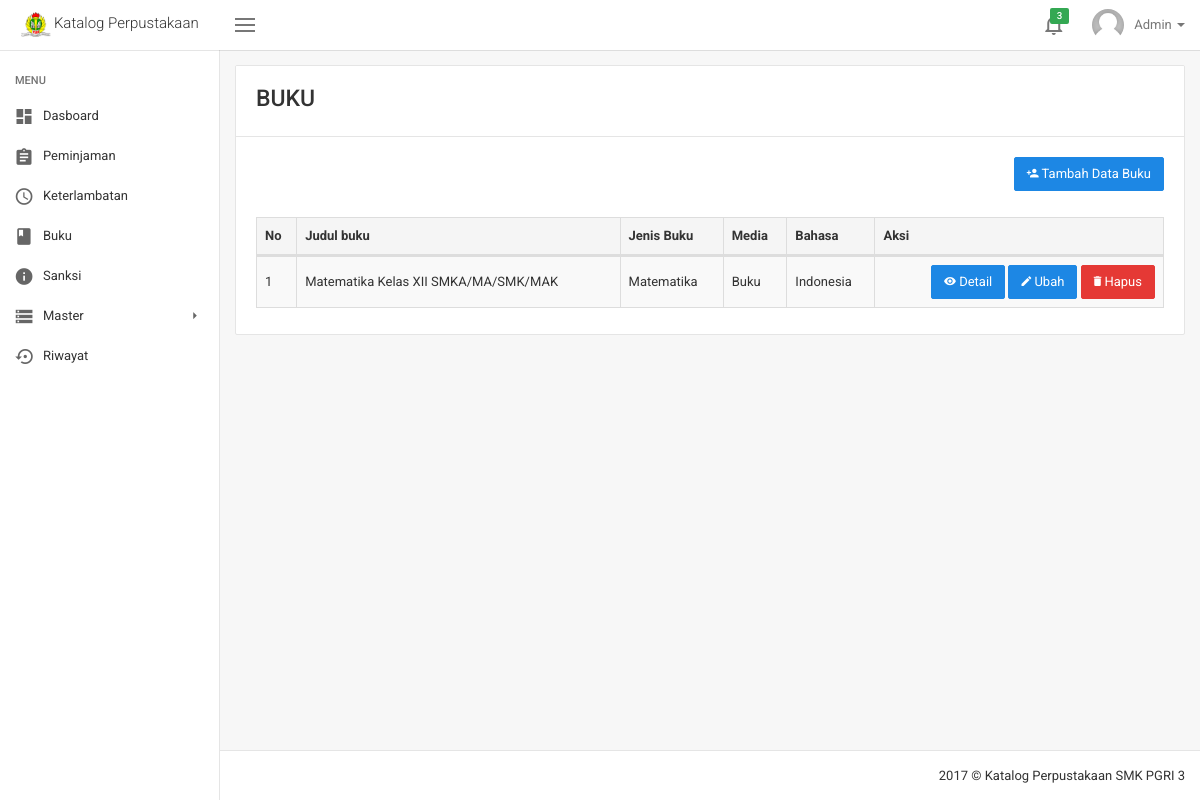
/buku.php (signed in), run on the app's committed database.
### tables this page shows
CREATE TABLE `varifikasi` (
  `id_varifikasi` int(12) NOT NULL,
  `id_user` int(12) NOT NULL,
  `username_user` varchar(225) NOT NULL,
  `email_user` varchar(225) NOT NULL,
  `password_user` varchar(225) NOT NULL,
  `role_user` enum('Admin','Pegawai','User') NOT NULL
);

CREATE TABLE `user` (
  `id_user` int(12) NOT NULL,
  `no_induk` varchar(225) NOT NULL,
  `nama` varchar(225) NOT NULL,
  `foto_user` varchar(225) NOT NULL,
  `jabatan` varchar(225) NOT NULL,
  `kelas` varchar(225) NOT NULL,
  `no_hp` varchar(15) NOT NULL,
  `alamat` text NOT NULL,
  `tgl_entri` date NOT NULL,
  `varifikasi` enum('Sudah','Belum') NOT NULL
);

CREATE TABLE `buku` (
  `id_buku` int(12) NOT NULL,
  `judul_buku` varchar(225) NOT NULL,
  `jenis_media` varchar(225) NOT NULL,
  `id_jenis_buku` int(12) NOT NULL,
  `jenis_koleksi` varchar(225) NOT NULL,
  `kota_terbit` varchar(225) NOT NULL,
  `penerbit` varchar(225) NOT NULL,
  `tahun_terbit` date NOT NULL,
  `biografi` text NOT NULL,
  `bahasa` varchar(225) NOT NULL
);

CREATE TABLE `jenis_buku` (
  `id_jenis_buku` int(12) NOT NULL,
  `no_dewery` int(12) NOT NULL,
  `subyek` varchar(250) NOT NULL,
  `deskripsi_jenis_buku` text
);

### buku.php (the view, shortened to what this page needs)
<!DOCTYPE html>
<html lang="en">
  <?php include('script/head_script.php') ?>
  <body class="layout layout-header-fixed layout-left-sidebar-fixed">
    <?php include('menu/header.php') ?>
    <div class="site-main">
      <?php include('menu/sidebar.php') ?>
      <div class="site-content">
        <div class="panel panel-default panel-table">
          <div class="panel-heading">
            <h3 class="m-t-0 m-b-5">BUKU</h3>
          </div>
          <div class="panel-body">
            <div align="right">
              <a href="tambah_siswa.php">
                <button type="button" class="btn btn-primary">
                  <i class="zmdi zmdi-account-add"></i> Tambah Data Buku
                </button>
              </a>
            </div>
            <br>
            <div class="table-responsive">
<?php
  $query_buku = "SELECT a.id_buku, a.judul_buku, a.id_jenis_buku, b.subyek, a.jenis_media,
                  a.bahasa FROM buku AS a INNER JOIN jenis_buku AS b WHERE a.id_jenis_buku = b.id_jenis_buku" ;
  $result_buku = mysqli_query($con, $query_buku);
?>
              <table class="table table-striped table-bordered dataTable" id="dataTable">
                <thead>
                  <tr>
                    <th>No</th>
                    <th>Judul buku</th>
                    <th>Jenis Buku</th>
                    <th>Media</th>
                    <th>Bahasa</th>
                    <th>Aksi</th>
                  </tr>
                </thead>
                <tbody>
<?php
  $no_buku = 1;
  while($data_buku = mysqli_fetch_assoc($result_buku)){
                  echo '<tr>
                    <td>'.$no_buku.'</td>
                    <td>'.$data_buku['judul_buku'].'</td>
                    <td>'.$data_buku['subyek'].'</td>
                    <td>'.$data_buku['jenis_media'].'</td>
                    <td>'.$data_buku['bahasa'].'</td>
                    <td align="right">
                      <a href="detail_buku.php">
                        <button type="button" class="btn btn-primary">
                          <i class="zmdi zmdi-eye"></i> Detail
                        </button>
                      </a>
                      <a href="ubah_buku.php">
                        <button type="button" class="btn btn-primary">
                          <i class="zmdi zmdi-edit"></i> Ubah
                        </button>
                      </a>
                      <a href="proses/hapus_siswa.php">
                        <button type="button" class="btn btn-danger">
                          <i class="zmdi zmdi-delete"></i> Hapus
                        </button>
                      </a>
                    </td>
                  </tr>';
                  $no_buku++;
                }
?>
                </tbody>
              </table>
            </div>
          </div>
        </div>
      </div>
      <?php include('menu/footer.php') ?>
    </div>
  </body>
</html>

### menu/header.php (shortened to what this page needs)
<?php include('system/session.php');
  $query_login = "SELECT a.*, b.* FROM varifikasi AS a INNER JOIN
                  user AS b WHERE a.id_user = b.id_user AND email_user ='$_SESSION[email]'";
  $result_login = mysqli_query($con, $query_login);
  $data_login   = mysqli_fetch_assoc($result_login);
  $username     = $data_login["username_user"];
  $foto_user    = $data_login["foto_user"];
?>
<div class="site-header">
  <nav class="navbar navbar-default">
    <div class="navbar-header" align="center">
      <a class="navbar-brand" href="index.php">
        <img src="img/logo.png" alt="" height="25">
        <span>Katalog Perpustakaan</span>
      </a>
    </div>
    <div class="navbar-collapsible">
      <div id="navbar" class="navbar-collapse collapse">
        <button class="navbar-toggler left-sidebar-collapse pull-left hidden-xs" type="button">
          <span class="hamburger"></span>
        </button>
        <ul class="nav navbar-nav navbar-right">
          <li class="nav-table dropdown">
            <a href="#" class="dropdown-toggle" data-toggle="dropdown" role="button" aria-haspopup="true" aria-expanded="false">
              <span class="nav-cell nav-icon">
                <i class="zmdi zmdi-notifications-none"></i>
              </span>
              <span class="label label-success">3</span>
            </a>
          </li>
          <li class="nav-table dropdown hidden-sm-down">
            <a href="#" class="dropdown-toggle" data-toggle="dropdown" role="button" aria-haspopup="true" aria-expanded="false">
              <span class="nav-cell p-r-10">
                <img class="img-circle" src="img/avatars/<?php echo $foto_user ?>" alt="" width="32" height="32">
              </span>
              <span class="nav-cell"><?php echo $username; ?>
                <span class="caret"></span>
              </span>
            </a>
          </li>
        </ul>
      </div>
    </div>
  </nav>
</div>

### data on the page
varifikasi: id_user.foto_user (picture), username_user "Admin"
buku: judul_buku "Matematika Kelas XII SMKA/MA/SMK/MAK", id_jenis_buku.subyek "Matematika", jenis_media "Buku", bahasa "Indonesia"
